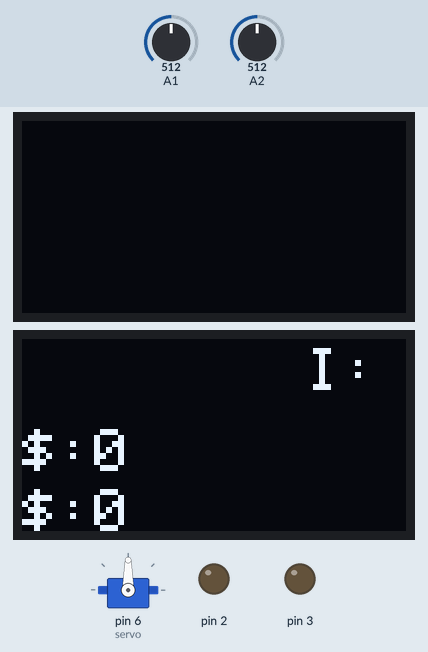
A program run on a simulated Arduino Nano, built with avr-gcc and run on an emulated ATmega328P. Parts: 2 × 128×64 one-colour display, servo, output pins drawn as LEDs (lit = HIGH). Inputs (shaded band) come from the test bench; at power-on: A2 = 512, A1 = 512. What the program prints to the serial monitor is not drawn.

Above: at 1.2 s.
1.3 s: A2 set to 0
4.3 s: A2 set to 122
7.3 s: A1 set to 716
At 8.52 s:
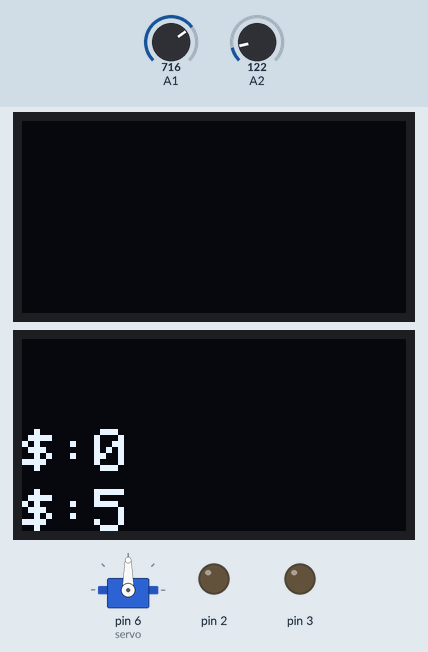
9.3 s: A1 set to 511
At 10.09 s:
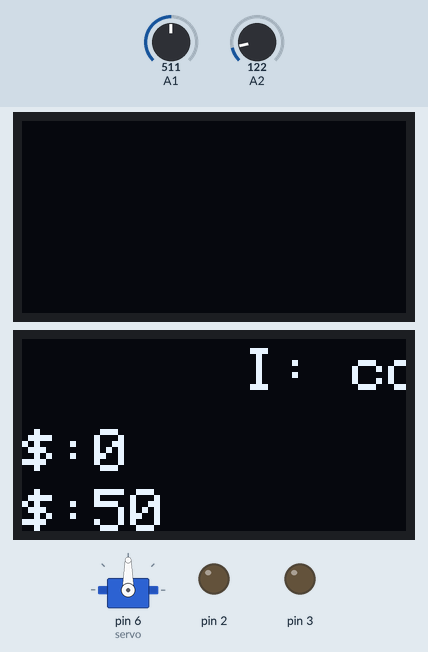
11.4 s: A1 set to 306
At 11.97 s:
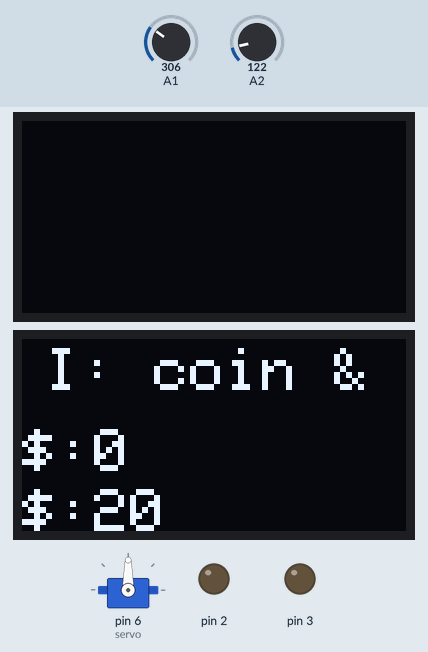
Timing chart, 0 to 14.3 s (numbered marks = the images above; inputs shaded):
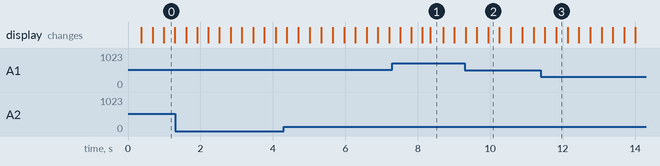

The program:

main.cpp
```cpp
#include <Arduino.h>

//Libs
#include <Adafruit_GFX.h>
#include <Adafruit_I2CDevice.h>
#include <Adafruit_SSD1306.h>
#include <Wire.h>
#include <Servo.h>
#include <protothreads.h>
#include "Led.h"
#include "Joystick.h"
#include "Machine.h"

//Oled display

//Dimmensions
#define W 128
#define H 64

//Button Reset
#define OLED_RESET 4 // can't use this pin

//Screen
Adafruit_SSD1306 oled(W, H, &Wire, OLED_RESET);

//Leds
Led green(3);
Led red(2);

//Joystick
Joystick joystick(A1, A2);

//Servo
Servo servo;

// Threads
Machine machine;
pt pThreadBalanceC;
pt pThreadRecivedData;
pt pThreadPrintData;

void setup() {
	//Initialize the serial conexion
	Serial.begin(9600);
	Wire.begin();
	oled.begin(SSD1306_SWITCHCAPVCC, 0x3C);
	servo.attach(6, 1000, 2000);

	//Initial Threads
	machine.inizialice(red, green, servo, joystick, oled);
	PT_INIT(&pThreadBalanceC);
	PT_INIT(&pThreadRecivedData);
	PT_INIT(&pThreadPrintData);
}

void loop() {
	PT_SCHEDULE(machine.printOnOled(&pThreadPrintData));
	PT_SCHEDULE(machine.changeBalance(&pThreadBalanceC));
	PT_SCHEDULE(machine.reciveData(&pThreadRecivedData));
}
```
